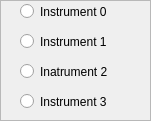
   <widget class="QFrame" name="frame_5">
    <property name="geometry">
     <rect>
      <x>1000</x>
      <y>370</y>
      <width>151</width>
      <height>121</height>
     </rect>
    </property>
    <property name="frameShape">
     <enum>QFrame::Shape::StyledPanel</enum>
    </property>
    <property name="frameShadow">
     <enum>QFrame::Shadow::Raised</enum>
    </property>
    <widget class="QRadioButton" name="rb_S0">
     <property name="geometry">
      <rect>
       <x>20</x>
       <y>0</y>
       <width>111</width>
       <height>23</height>
      </rect>
     </property>
     <property name="text">
      <string>Instrument 0</string>
     </property>
    </widget>
    <widget class="QRadioButton" name="rb_S1">
     <property name="geometry">
      <rect>
       <x>20</x>
       <y>30</y>
       <width>111</width>
       <height>23</height>
      </rect>
     </property>
     <property name="text">
      <string>Instrument 1</string>
     </property>
    </widget>
    <widget class="QRadioButton" name="rb_S2">
     <property name="geometry">
      <rect>
       <x>20</x>
       <y>60</y>
       <width>111</width>
       <height>23</height>
      </rect>
     </property>
     <property name="text">
      <string>Inatrument 2</string>
     </property>
    </widget>
    <widget class="QRadioButton" name="rb_S3">
     <property name="geometry">
      <rect>
       <x>20</x>
       <y>90</y>
       <width>121</width>
       <height>23</height>
      </rect>
     </property>
     <property name="text">
      <string>Instrument 3</string>
     </property>
    </widget>
   </widget>
